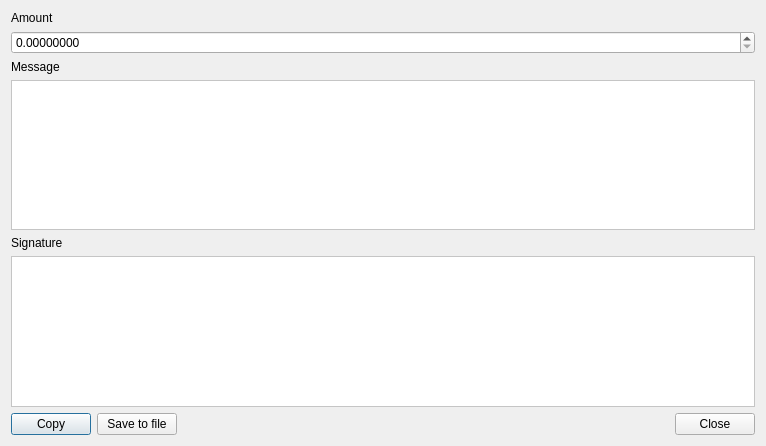
<?xml version="1.0" encoding="UTF-8"?>
<ui version="4.0">
 <class>GetBalanceProofDialog</class>
 <widget class="QDialog" name="GetBalanceProofDialog">
  <property name="geometry">
   <rect>
    <x>0</x>
    <y>0</y>
    <width>766</width>
    <height>446</height>
   </rect>
  </property>
  <property name="minimumSize">
   <size>
    <width>600</width>
    <height>150</height>
   </size>
  </property>
  <property name="maximumSize">
   <size>
    <width>16777215</width>
    <height>16777215</height>
   </size>
  </property>
  <property name="windowTitle">
   <string>Get proof of balance</string>
  </property>
  <property name="windowIcon">
   <iconset resource="../../resources.qrc">
    <normaloff>:/images/cryptonote</normaloff>:/images/cryptonote</iconset>
  </property>
  <layout class="QGridLayout" name="gridLayout">
   <item row="1" column="0">
    <widget class="QDoubleSpinBox" name="m_amountSpin">
     <property name="locale">
      <locale language="English" country="UnitedStates"/>
     </property>
     <property name="decimals">
      <number>8</number>
     </property>
     <property name="minimum">
      <double>0.000000000000000</double>
     </property>
     <property name="maximum">
      <double>999999999999999.000000000000000</double>
     </property>
     <property name="value">
      <double>0.000000000000000</double>
     </property>
    </widget>
   </item>
   <item row="4" column="0">
    <widget class="QLabel" name="label_3">
     <property name="text">
      <string>Signature</string>
     </property>
    </widget>
   </item>
   <item row="2" column="0">
    <widget class="QLabel" name="label_2">
     <property name="text">
      <string>Message</string>
     </property>
    </widget>
   </item>
   <item row="3" column="0">
    <widget class="QTextEdit" name="m_messageEdit">
     <property name="sizePolicy">
      <sizepolicy hsizetype="Expanding" vsizetype="MinimumExpanding">
       <horstretch>0</horstretch>
       <verstretch>0</verstretch>
      </sizepolicy>
     </property>
     <property name="minimumSize">
      <size>
       <width>0</width>
       <height>100</height>
      </size>
     </property>
     <property name="baseSize">
      <size>
       <width>0</width>
       <height>0</height>
      </size>
     </property>
     <property name="styleSheet">
      <string notr="true">background-color: white;</string>
     </property>
    </widget>
   </item>
   <item row="5" column="0">
    <widget class="QTextEdit" name="m_signatureEdit">
     <property name="sizePolicy">
      <sizepolicy hsizetype="Expanding" vsizetype="Preferred">
       <horstretch>0</horstretch>
       <verstretch>0</verstretch>
      </sizepolicy>
     </property>
     <property name="minimumSize">
      <size>
       <width>0</width>
       <height>25</height>
      </size>
     </property>
     <property name="baseSize">
      <size>
       <width>0</width>
       <height>0</height>
      </size>
     </property>
     <property name="styleSheet">
      <string notr="true">background-color: white;</string>
     </property>
     <property name="readOnly">
      <bool>true</bool>
     </property>
    </widget>
   </item>
   <item row="6" column="0">
    <layout class="QHBoxLayout" name="m_proofHorizontalLayout">
     <item>
      <widget class="QPushButton" name="m_copyProofButton">
       <property name="text">
        <string>Copy</string>
       </property>
      </widget>
     </item>
     <item>
      <widget class="QPushButton" name="m_saveProofButton">
       <property name="text">
        <string>Save to file</string>
       </property>
      </widget>
     </item>
     <item>
      <spacer name="horizontalSpacer">
       <property name="orientation">
        <enum>Qt::Horizontal</enum>
       </property>
       <property name="sizeHint" stdset="0">
        <size>
         <width>40</width>
         <height>20</height>
        </size>
       </property>
      </spacer>
     </item>
     <item>
      <widget class="QPushButton" name="m_proofCloseButton">
       <property name="text">
        <string>Close</string>
       </property>
      </widget>
     </item>
    </layout>
   </item>
   <item row="0" column="0">
    <widget class="QLabel" name="label">
     <property name="text">
      <string>Amount</string>
     </property>
    </widget>
   </item>
  </layout>
 </widget>
 <resources>
  <include location="../../resources.qrc"/>
 </resources>
 <connections>
  <connection>
   <sender>m_proofCloseButton</sender>
   <signal>clicked()</signal>
   <receiver>GetBalanceProofDialog</receiver>
   <slot>accept()</slot>
   <hints>
    <hint type="sourcelabel">
     <x>622</x>
     <y>274</y>
    </hint>
    <hint type="destinationlabel">
     <x>333</x>
     <y>149</y>
    </hint>
   </hints>
  </connection>
  <connection>
   <sender>m_messageEdit</sender>
   <signal>textChanged()</signal>
   <receiver>GetBalanceProofDialog</receiver>
   <slot>genProof()</slot>
   <hints>
    <hint type="sourcelabel">
     <x>312</x>
     <y>102</y>
    </hint>
    <hint type="destinationlabel">
     <x>312</x>
     <y>164</y>
    </hint>
   </hints>
  </connection>
  <connection>
   <sender>m_amountSpin</sender>
   <signal>valueChanged(double)</signal>
   <receiver>GetBalanceProofDialog</receiver>
   <slot>genProof()</slot>
   <hints>
    <hint type="sourcelabel">
     <x>382</x>
     <y>37</y>
    </hint>
    <hint type="destinationlabel">
     <x>382</x>
     <y>222</y>
    </hint>
   </hints>
  </connection>
  <connection>
   <sender>m_copyProofButton</sender>
   <signal>clicked()</signal>
   <receiver>GetBalanceProofDialog</receiver>
   <slot>copyProof()</slot>
   <hints>
    <hint type="sourcelabel">
     <x>55</x>
     <y>424</y>
    </hint>
    <hint type="destinationlabel">
     <x>382</x>
     <y>222</y>
    </hint>
   </hints>
  </connection>
  <connection>
   <sender>m_saveProofButton</sender>
   <signal>clicked()</signal>
   <receiver>GetBalanceProofDialog</receiver>
   <slot>saveProof()</slot>
   <hints>
    <hint type="sourcelabel">
     <x>145</x>
     <y>424</y>
    </hint>
    <hint type="destinationlabel">
     <x>382</x>
     <y>222</y>
    </hint>
   </hints>
  </connection>
 </connections>
</ui>
